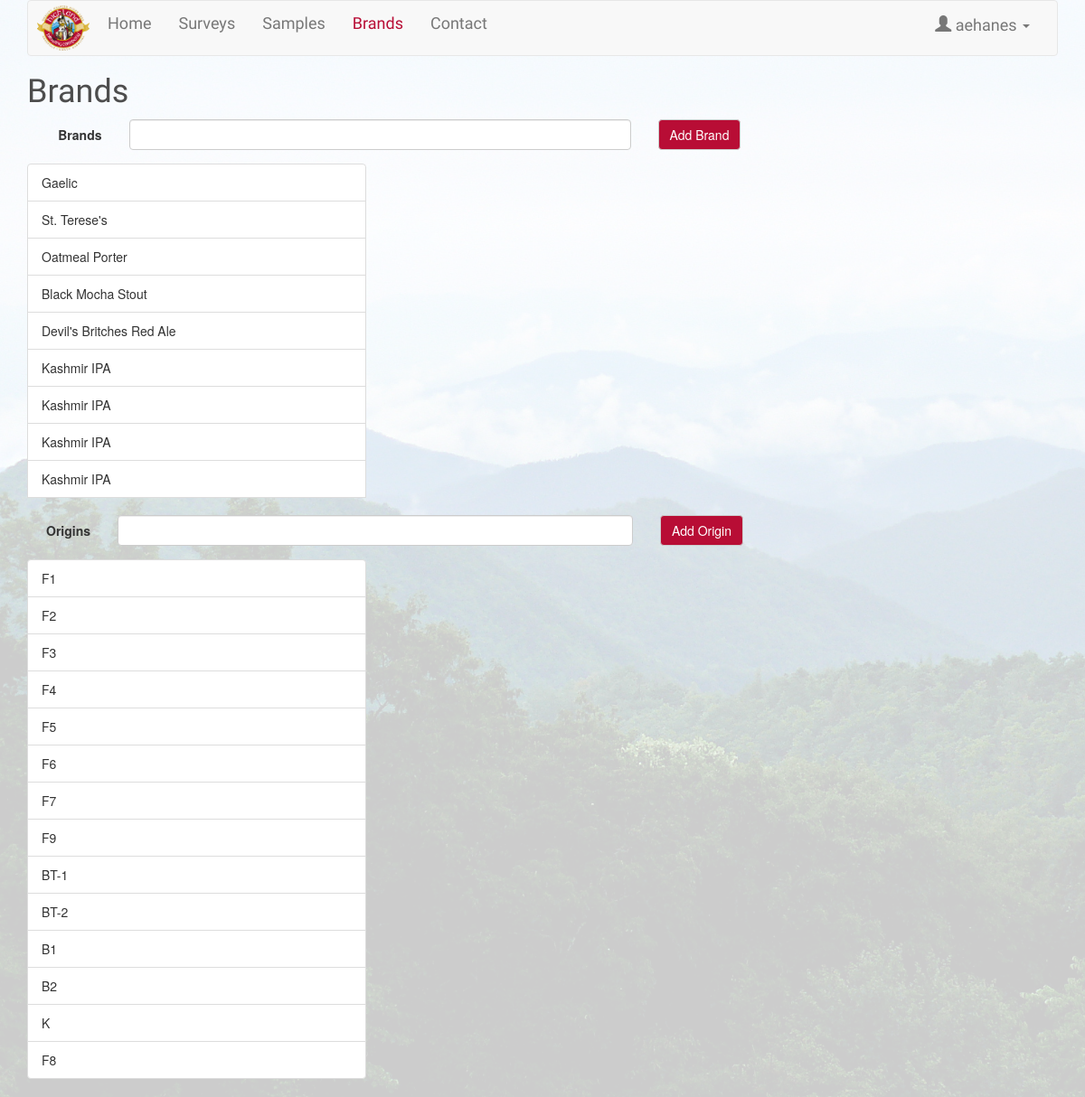
Screenshot of /index.php?action=brands (signed in) with the database file from the repository.
### tables this page shows
CREATE TABLE `Brands` (
  `brandID` int(11) unsigned NOT NULL AUTO_INCREMENT,
  `brandName` varchar(30) NOT NULL DEFAULT '',
  PRIMARY KEY (`brandID`)
);

CREATE TABLE `Origin` (
  `originID` int(11) unsigned NOT NULL AUTO_INCREMENT,
  `type` varchar(5) NOT NULL DEFAULT '',
  PRIMARY KEY (`originID`)
);

### model/functions.php (called while the page is built, shortened)
<?php
function getBrands() {
	global $db;
	$query = 'SELECT brandID, brandName from Brands';
	$statement = $db->prepare($query);
	$statement->execute();
	$brands = $statement->fetchAll(PDO::FETCH_ASSOC);
	return $brands;
}
function getOrigins() {
	global $db;
	$query = 'SELECT originID, type from Origin';
	$statement = $db->prepare($query);
	$statement->execute();
	$origins = $statement->fetchAll(PDO::FETCH_ASSOC);
	return $origins;
}
?>

### view/brands.php (the view, shortened to what this page needs)
<?php
include('view/header.php');
$title = "Brands";
?>
<div id="main">
<h1><?php echo $title; ?></h1>
</div>
<div class="container">
  <div class="brands">
  <?php if ((!empty($_SESSION)) && ($_SESSION['userLevel'] == 'A')) { ?>
	<form class="form-horizontal" action="index.php" method="POST">
	  <div class="form-group">
	    <label for="brands" class="col-sm-1 control-label">Brands</label>
	    <div class="col-sm-6">
	      <input value="" type="text" class="form-control" name="brand" id="brand" required>
	  </div>
      <div class="col-sm-2">
        <button type="submit" formaction="." class="brand btn btn-default">Add Brand</button>
      </div>
    </div>
	</form>
  <div class="row">
    <div class="Brands">
        <ul class="list-group col-sm-4">
        	<?php $brands = getBrands(); ?>
        	<?php foreach ($brands as $brand) { ?>
        		<li class="list-group-item"><?php echo $brand['brandName']; ?></li>
            <?php } ?>
    </div>
  </div>
    <div class="row">
	<form class="form-horizontal" action="index.php" method="POST">
	  <div class="form-group">
	    <label for="origins" class="col-sm-1 control-label">Origins</label>
	    <div class="col-sm-6">
      	  <input value="" type="text" class="form-control" name="origin" id="origin" required>
      </div>
      <div class="col-sm-2">
        <button type="submit" formaction="." class="brand btn btn-default">Add Origin</button>
      </div>
</div>
   </form>
 </div>
 <div class="row">
  <div class="Origins">
      <ul class="list-group col-sm-4">
          <?php $origins = getOrigins(); ?>
        	<?php foreach ($origins as $origin) { ?>
        		<li class="list-group-item"><?php echo $origin['type']; ?></li>
            <?php } ?>
          </ul>
        </div>
      </div>
    </div>
</div>
<?php } ?>
</div>
<?php include("view/footer.php"); ?>

### index.php (shortened to what this page needs)
<?php
require('model/database_connection.php');
require('model/functions.php');
$action = filter_input(INPUT_POST, 'action');
if ($action === NULL) {
    $action = filter_input(INPUT_GET, 'action');
}
switch($action) {
  case 'brands':
      include('view/brands.php');
      break;
}
?>
</body>
</html>

### view/header.php (shortened to what this page needs)
<!DOCTYPE html>
<html>
<head>
  <link rel="stylesheet" href="https://maxcdn.bootstrapcdn.com/bootstrap/3.3.6/css/bootstrap.min.css">  <meta name="viewport" content="width=device-width, initial-scale=1">
  <link rel="stylesheet" type="text/css" href="css/style.css">
</head>
<body>
  <div class="wrapper">
  <div class="container">
  <nav class="navbar navbar-default">
  <div class="container-fluid">
    <div class="navbar-header">
      <a class="navbar-brand" href="index.php"><img alt="Brand" src="images/logo.png"></a>
    </div>
    <div class="collapse navbar-collapse" id="bs-example-navbar-collapse-1">
      <ul class="nav navbar-nav">
        <li><a href="index.php">Home</a></li>
        <?php if (!empty($_SESSION)) { ?>
            <li><a href="index.php?action=surveys">Surveys</a></li>
            <?php if ($_SESSION['userLevel'] == 'A') { ?>
              <li><a href="index.php?action=samples">Samples</a></li>
              <li><a href="index.php?action=brands">Brands</a></li>
            <?php }  ?>
          <?php }  ?>
          <li><a href="index.php?action=contact">Contact</a></li>
      </ul>
      <?php
        if (!empty($_SESSION)) {
      ?>
      <ul class="nav navbar-nav navbar-right">
        <li class="dropdown">
          <a href="#" class="dropdown-toggle" data-toggle="dropdown" role="button" aria-haspopup="true" aria-expanded="false">
<span class="glyphicon glyphicon-user" aria-hidden="true"></span>
            <?php echo $_SESSION['userName']; ?>
            <span class="caret"></span></a>
        </li>
      </ul>
      <?php } ?>
    </div>
  </div>
</nav>

### view/footer.php (shortened to what this page needs)
</div>
</body>
</html>

### css/style.css (style rules this page uses)
body:after { content: ''; display: block; position: fixed; top: 0; left: 0; background-image: url(../images/blueridge.jpg); background-size: cover; width: 100%; height: 100%; opacity: 0.2; z-index: -1; }
.wrapper { position: relative; }
a.navbar-brand { padding: 0; }
a.navbar-brand img { height: 50px; }
h1, h2, h3, h4 { font-family: 'IM Fell Great Primer SC', serif; }
h1, h2, h3, h4, p { color: #4d4d4d; }
a.navbar-brand { padding-left: 10px; }
.navbar-brand { margin: 5px; }
.navbar-default .navbar-nav { font-family: 'IM Fell Great Primer SC', serif; font-size: 18px; }
.navbar-default .navbar-nav>.active>a, .navbar-default .navbar-nav>.active>a:focus, .navbar-default .navbar-nav>.active>a:hover { color: #B80D35; background-color: transparent; }
.btn.btn-default { color: #fff; background: #B80D35; text-shadow: none; margin: 20px 0; }
.brands .btn.btn-default { margin: 0; }

### rows the page displays
brands: brandName "Gaelic"
brands: brandName "St. Terese's"
brands: brandName "Oatmeal Porter"
brands: brandName "Black Mocha Stout"
brands: brandName "Devil's Britches Red Ale"
brands: brandName "Kashmir IPA"
brands: brandName "Kashmir IPA"
brands: brandName "Kashmir IPA"
brands: brandName "Kashmir IPA"
origin: type "F1"
origin: type "F2"
origin: type "F3"
origin: type "F4"
origin: type "F5"
origin: type "F6"
origin: type "F7"
origin: type "F9"
origin: type "BT-1"
origin: type "BT-2"
origin: type "B1"
origin: type "B2"
origin: type "K"
origin: type "F8"

### other values shown
$_SESSION['userName'] "aehanes"
$title "Brands"
